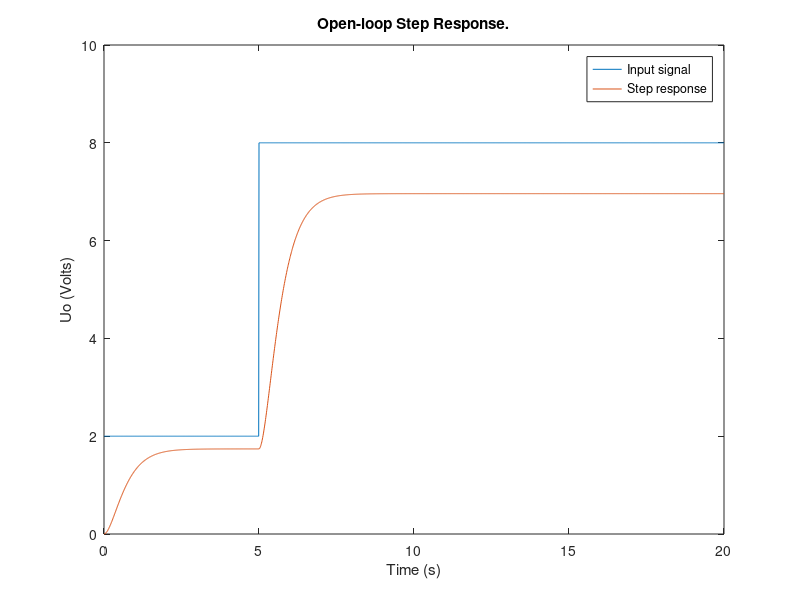
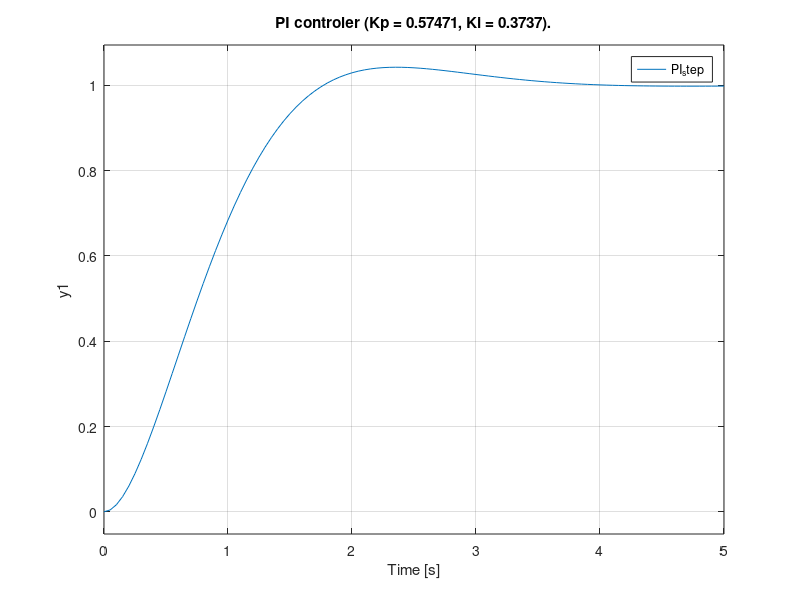
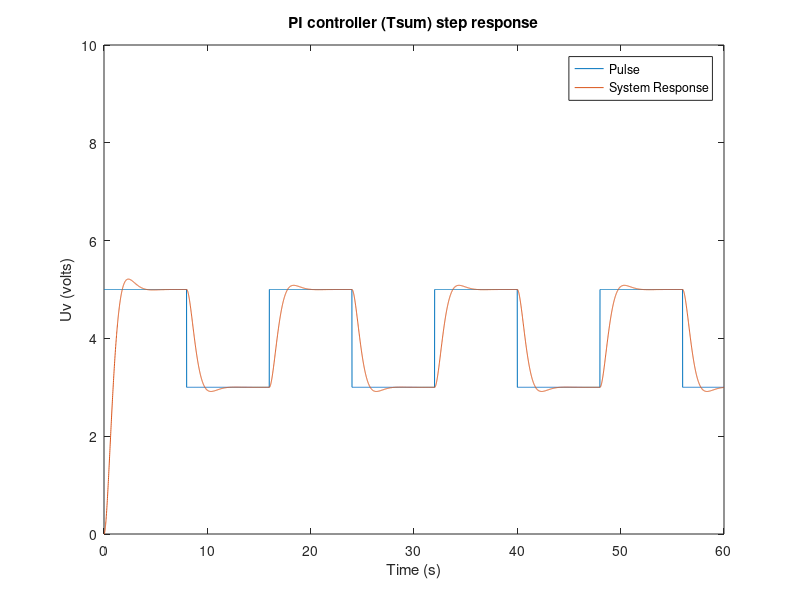

Reproduce these figures in MATLAB, in order.
%D6 generator

clear all
close all
clc
Ks = 0.87;
Te = 0.1;  %tu
Tb = 1.12;  %tg

T1 = 0.37*Tb;
T2 = 3.33*Te;

sys  = Ks * tf(1, [T1 1]) * tf(1, [T2 1])

% Step response

figure('Name','Transfer function')
% [y,t] = step(sys);
t=0:0.01:20;
for k=1:length(t)
    if(t(k)<5)
        y(k) = 2;
    else
        y(k) = 8;
    end
end
plot(t, y);
hold on
st = lsim(sys,y,t);
plot(t, st);
title('Open-loop Step Response.');
ylabel('Uo (Volts)');
xlabel('Time (s)'); 
legend('Input signal', 'Step response')
axis([0 20 0 10])
hold off

        % PI contoller with Tsum method
%///Parameters
disp('pi')
Kp = 0.5/Ks;
Ti = 0.5*(T1+T2);
%\\\
figure('Name','PI controller')
PID_controller = pidstd(Kp, Ti);
m = feedback(PID_controller*sys,1);
step(m)
title(['PI controler (Kp = ' num2str(Kp) ', Ki = ' num2str(Ti)  ').']);
legend('PI_step')


% Step response for voltage control with Tsum method
f = 1/16;
t1=0:0.01:60;
pulse = 2*square(2*pi*f*t1)/2 + 4;
figure('Name','Step response')
plot(t1, pulse)
axis([0 60 0 10])
hold on
resp = lsim(m,pulse,t1);
plot(t1, resp) 
title('PI controller (Tsum) step response')
legend('Pulse', 'System Response')
xlabel('Time (s)'); 
ylabel('Uv (volts)');
e = resp - (pulse.');

% Errors
iea = trapz(t1,abs(e));          % IAE trapz=numerical integration 
ise = trapz(t1,e.^2);            % ISE 
itae = trapz(t1, t1'.*abs(e));     % ITAE
itse = trapz(t1,t1'.*(e.^2));      % ITSE

